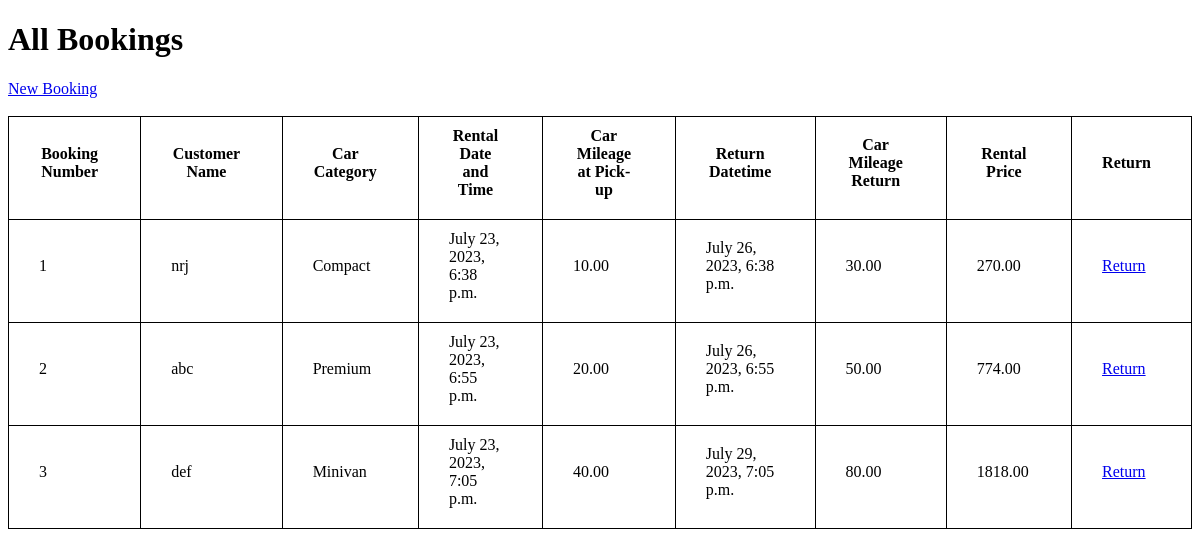
Before: / with the older database file.
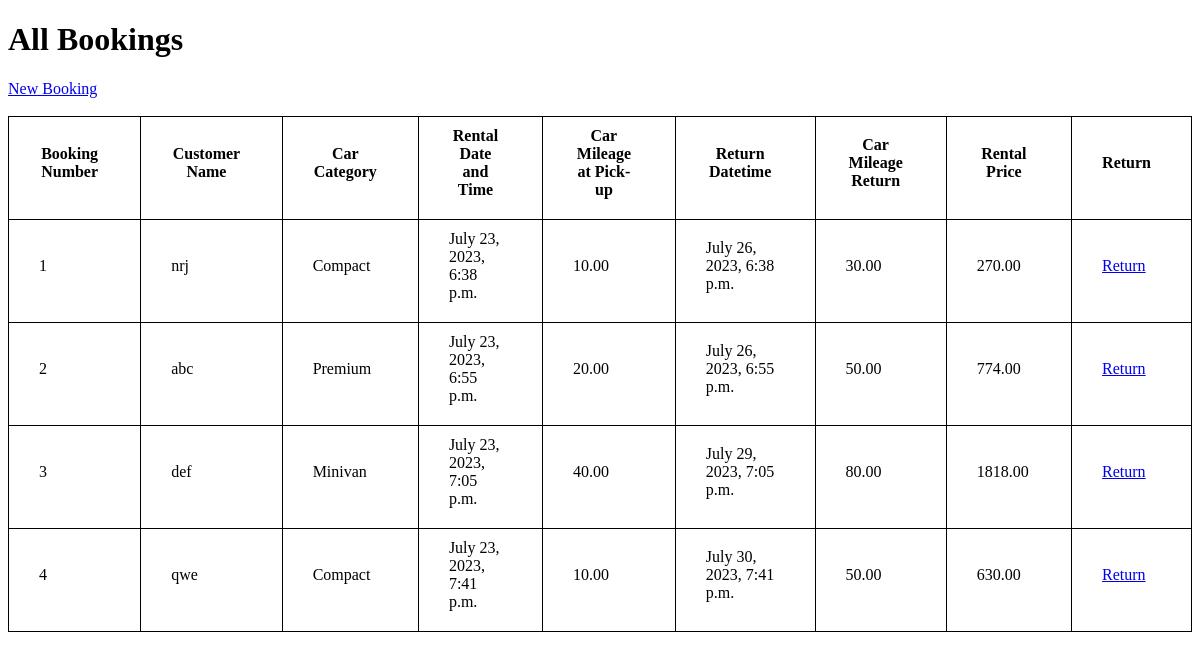
After: the same page with the newer database file.
### booking/models.py (models this page shows, shortened)
class BookingModel(models.Model):
    booking_number = models.IntegerField(primary_key=True,max_length=100,unique=True)
    customer_name = models.CharField(max_length=100,unique=True)
    car_category = models.ForeignKey(CarCategory,on_delete=models.CASCADE)
    rental_datetime = models.DateTimeField(default=datetime.now())
    car_mileage_request = models.DecimalField(max_digits=10, decimal_places=2)
    return_datetime = models.DateTimeField(default=datetime.now())
    car_mileage_return = models.DecimalField(max_digits=10, decimal_places=2,null=True)
    rental_price = models.DecimalField(max_digits=10, decimal_places=2,null=True)

class CarCategory(models.Model):
     category = models.CharField(unique=True, max_length=100)
     def __str__(self):
        return self.category

### booking/views.py (the view)
# urls.py: path('', views.show_bookings, name='show_bookings'),
def show_bookings(request, booking_number=None):
    if booking_number:
        bookings = BookingModel.objects.filter(booking_number=booking_number)
    else:
        bookings = BookingModel.objects.all()
    return render(request, 'show_booking.html', {'bookings': bookings})

### booking/Templates/show_booking.html (shortened to what this page needs)
<!DOCTYPE html>
<html>
<head>
</head>
<body>
    <h1>All Bookings</h1>
    <a href="{% url 'booking' %}">New Booking</a><br><br>
    <table>
        <thead>
            <tr colspan="2">
                <th>Booking Number</th>
                <th>Customer Name</th>
                <th>Car Category</th>
                <th>Rental Date and Time</th>
                <th>Car Mileage at Pick-up</th>
                <th>Return Datetime</th>
                <th>Car Mileage Return</th>
                <th>Rental Price</th>
                <th>Return</th>
            </tr>
        </thead>
        <tbody>
            {% for booking in bookings %}
            <tr>
                <td>{{ booking.booking_number }}</td>
                <td>{{ booking.customer_name }}</td>
                <td>{{ booking.car_category }}</td>
                <td>{{ booking.rental_datetime }}</td>
                <td>{{ booking.car_mileage_request }}</td>
                <td>{{ booking.return_datetime }}</td>
                <td>{{ booking.car_mileage_return }}</td>
                <td>{{ booking.rental_price }}</td>
                <td><a href="{% url 'car_return' booking.booking_number %}">Return</a></td>
            </tr>
            {% endfor %}
        </tbody>
    </table>
</body>
</html>

### booking/Templates/show_booking.html (style rules this page uses)
table, th, td { border: 1px solid black; border-collapse: collapse; }
th, td { padding-top: 10px; padding-bottom: 20px; padding-left: 30px; padding-right: 40px; }

Changed rows visible on the page:
added BookingModel: booking_number "4", customer_name "qwe", car_category "Compact", rental_datetime "July 23, 2023, 7:41 p.m.", car_mileage_request "10.00", return_datetime "July 30, 2023, 7:41 p.m.", car_mileage_return "50.00", rental_price "630.00"
